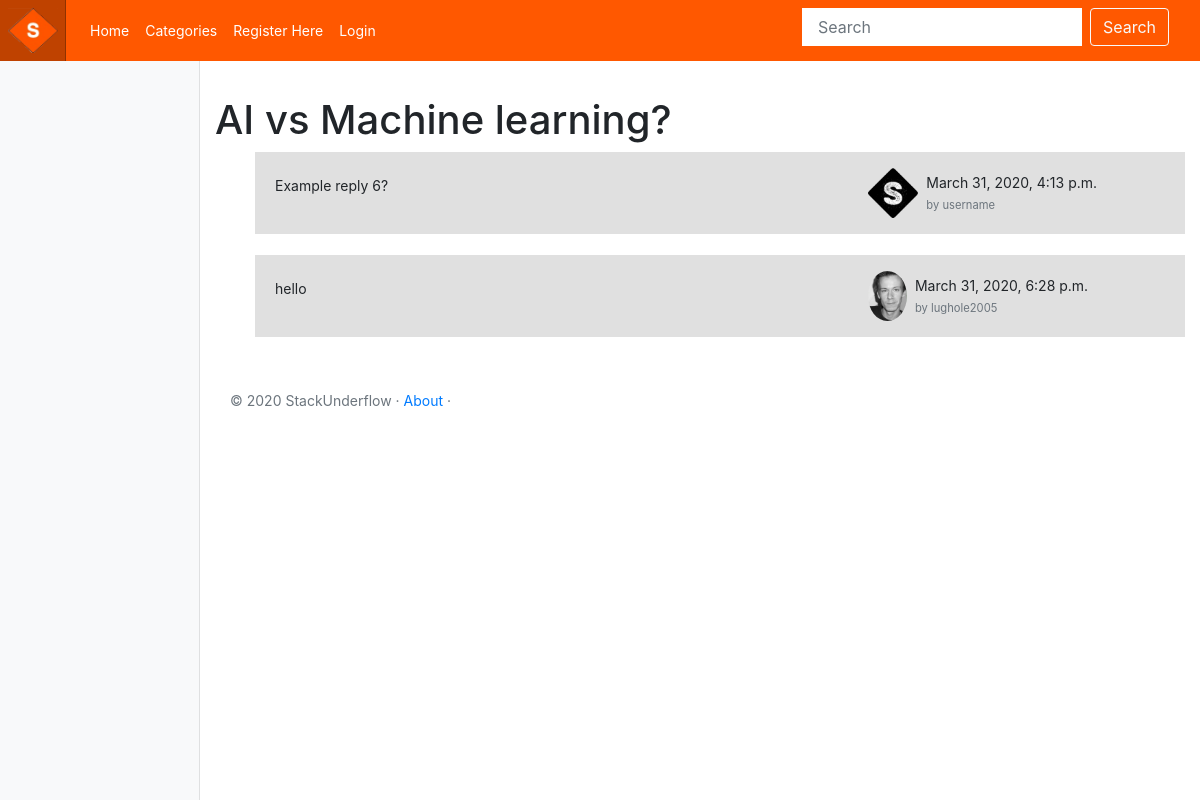
Page /stack_underflow/category/ai-vs-machine-learning/show_thread/ on the earlier database version.
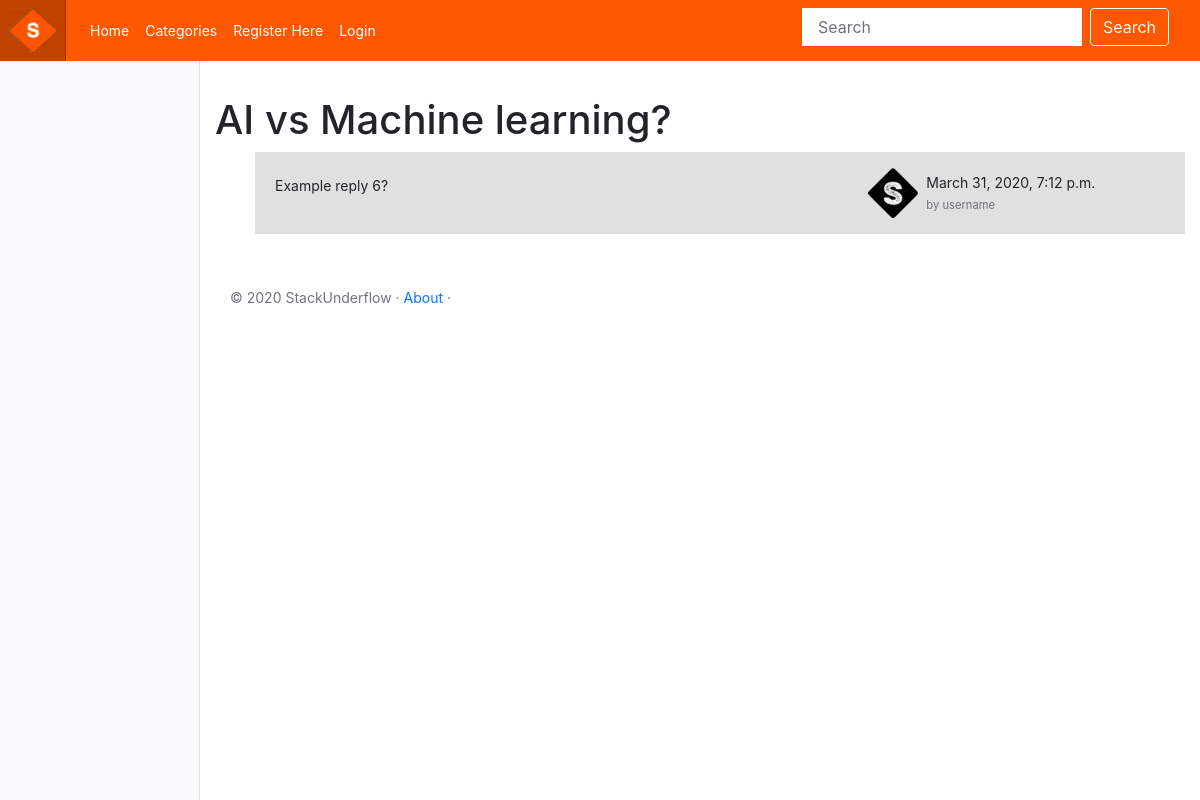
Same page on the later database version.
### stack_underflow/models.py (models this page shows, shortened)
class Reply(models.Model):
    user = models.ForeignKey(User, on_delete=models.CASCADE)
    thread = models.ForeignKey(Thread, on_delete=models.CASCADE)
    text = models.CharField(max_length=2000)
    created_at = models.DateTimeField(auto_now_add=True)
    class Meta:
        verbose_name_plural = 'Replies'

class UserProfile(models.Model):
    user = models.OneToOneField(User, related_name='profile', primary_key=True, on_delete=models.CASCADE)
    picture = models.ImageField(upload_to='profile_images', blank=True, default='logo2.png')

### stack_underflow/views.py (the view)
# urls.py: path('category/<slug:thread_question_slug>/show_thread/', views.show_thread, name='show_thread'),
def show_thread(request, thread_question_slug):
    context_dict = {}
    try:
        thread = Thread.objects.get(slug=thread_question_slug)
        replies = Reply.objects.filter(thread=thread)
        context_dict['replies'] = replies
        context_dict['thread'] = thread
    except Thread.DoesNotExist:
        context_dict['replies'] = None
        context_dict['thread'] = None
    return render(request, 'stack_underflow/thread.html', context=context_dict)

### templates/stack_underflow/thread.html (shortened to what this page needs)
<!DOCTYPE html>
{% extends 'stack_underflow/base.html' %}
{% load staticfiles %}
{% block body_block %}
    {% if thread %}
    <div class="mt-4">
       <h1>{{ thread.question }}</h1>
    </div>
    {% if thread %}
    <ul>
        {% for reply in replies %}
        <div class="card-body card-body-index py-3">
            <div class="row no-gutters align-items-center">
                <div class="col">
                    <p>{{ reply.text }}</p>
                </div>
                <div class="d-none d-md-block col-4">
                    <div class="row no-gutters align-items-center">
                        <div class="media col-8 align-items-center">
                            {% if reply.user.profile.picture %}
                                <img src="{{ reply.user.profile.picture.url }}" class="d-block ui-w-30 rounded-circle" width="50" height="50">
                            {% else %}
                                <img src="{% static 'images/logo2.png' %}" class="d-block ui-w-30 rounded-circle" width="50" height="50">
                            {% endif %}
                            <div class="media-body flex-truncate ml-2">
                                <div class="line-height-1 text-truncate">{{ reply.created_at }}</div> <a href="javascript:void(0)" class="text-muted small text-truncate" data-abc="true">by {{ reply.user.username }}</a>
                            </div>
                        </div>
                    </div>
                </div>
            </div>
        </div>
        <br>
        {% endfor %}
    </ul>
    {% else %}
    <strong>No replies, be the first to reply to this question...</strong>
    {% endif %}
    {% else %}
    	The specified thread does not exist.
    {% endif %}
{% endblock %}

Differences in the rows shown:
removed Reply: text "hello", user.profile.picture (picture), created_at "March 31, 2020, 6:28 p.m.", user.username "lughole2005"
changed Reply "Example reply 6?": created_at "March 31, 2020, 4:13 p.m." → "March 31, 2020, 7:12 p.m."
